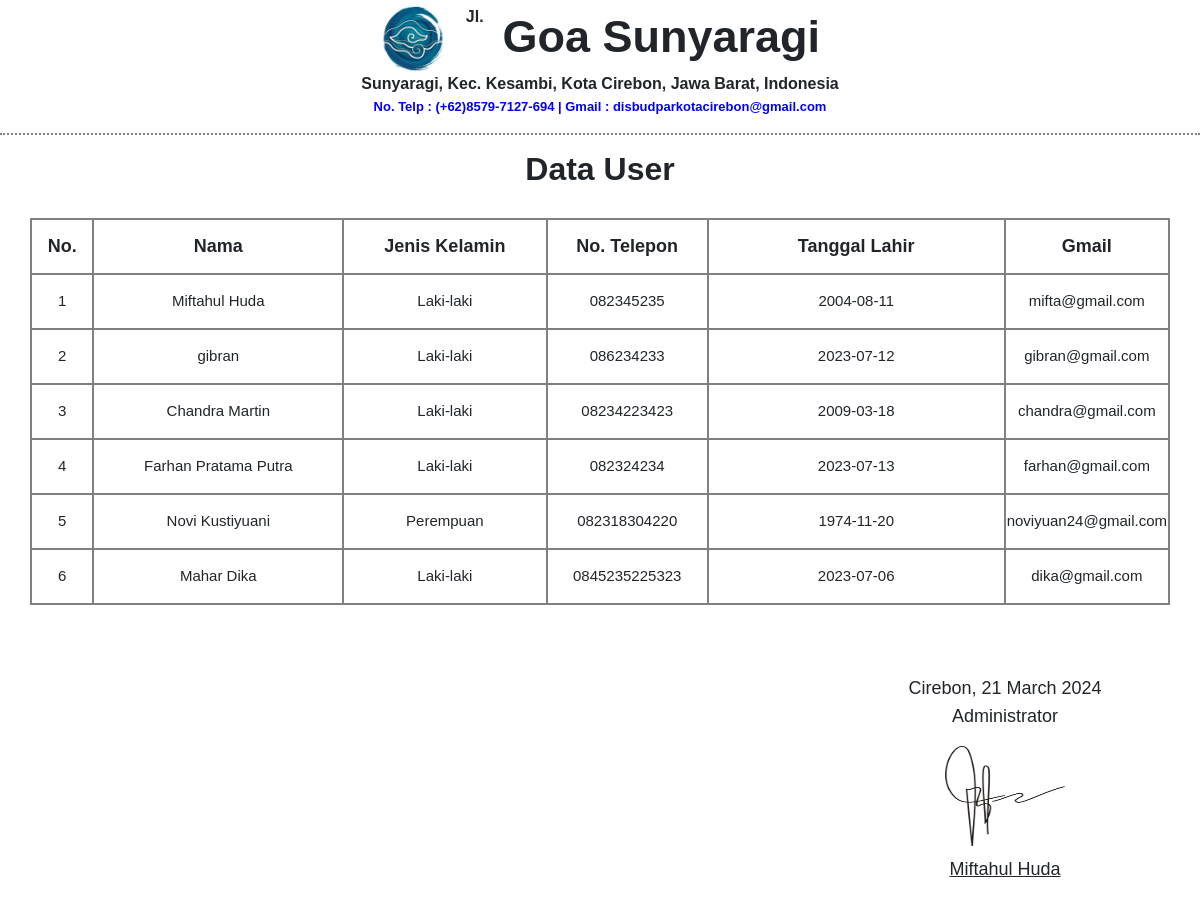
The app's page /admin/report_user.php with its own data.
### tables this page shows
CREATE TABLE `tbl_user` (
  `id_user` int(11) NOT NULL,
  `nama` varchar(50) NOT NULL,
  `jenis_kelamin` varchar(20) NOT NULL,
  `no_telp` varchar(15) NOT NULL,
  `tgl_lahir` date NOT NULL,
  `username` varchar(30) NOT NULL,
  `gmail` varchar(70) NOT NULL,
  `password` varchar(50) NOT NULL
);

### admin/report_user.php (the view, shortened to what this page needs)
<!DOCTYPE html>
<html lang="en">
  <head>
    <link href="https://cdn.jsdelivr.net/npm/bootstrap@5.3.0/dist/css/bootstrap.min.css" rel="stylesheet" />
    <link rel="stylesheet" href="report2.css" />
  </head>
  <body onload="javascript: window.print()">
    <div class="page1">
      <div class="judul">
        <div class="logo">
          <img src="../assets/logo1.jpg" alt="" />
        </div>
        <div class="teks">
          <h1>Goa Sunyaragi</h1>
        </div>
      </div>
      <p class="alamat">Jl. Sunyaragi, Kec. Kesambi, Kota Cirebon, Jawa Barat, Indonesia</p>
      <p class="telp">No. Telp : (+62)8579-7127-694 | Gmail : disbudparkotacirebon@gmail.com</p>
    </div>
    <div class="page2">
      <h2>Data User</h2>
      <table>
        <tr>
            <th>No.</th>
            <th>Nama</th>
            <th>Jenis Kelamin</th>
            <th>No. Telepon</th>
            <th>Tanggal Lahir</th>
            <th>Gmail</th>
        </tr>
        <?php
                                            include_once "../function.php";
                                            $sqluser = mysqli_query($db, "SELECT * FROM tbl_user");
                                            $no = 1;
                                            while($tuser = mysqli_fetch_array($sqluser)) {
                                            ?>
                                        <tr>
                                            <td><?= "$no" ?></td>
                                            <td><?= "$tuser[nama]" ?></td>
                                            <td><?= "$tuser[jenis_kelamin]" ?></td>
                                            <td><?= "$tuser[no_telp]" ?></td>
                                            <td><?= "$tuser[tgl_lahir]" ?></td>
                                            <td><?= "$tuser[gmail]" ?></td>
                                        </tr>
                                        <?php
                                            $no++;
                                            }
                                            ?>
      </table>
    </div>
    <?php
    $sekarang = time();
    $tanggal = date("d F Y", $sekarang);
    ?>
    <div class="page3">
      <p class="waktu">Cirebon, <?= "$tanggal" ?></p>
      <p class="admin">Administrator</p>
      <div class="tanda_tangan">
        <img src="../assets/tanda_tangan.png" alt="" />
      </div>
      <p class="nama">Miftahul Huda</p>
    </div>
  </body>
</html>

### admin/report2.css (style rules this page uses)
body { padding: 0; margin: 0; font-family: Verdana, Geneva, Tahoma, sans-serif; }
.page1 { justify-content: center; width: 100vw; border-bottom: 2px dotted gray; }
.logo { float: left; }
.teks { float: right; }
.judul { margin: auto; width: 440px; }
.teks h1 { padding-top: 5px; font-size: 45px; font-weight: 800; }
.logo img { width: 67px; height: 67px; border-radius: 100%; }
.page1 .alamat { font-size: 16px; font-weight: 600; text-align: center; width: 100%; margin-top: 5px; }
.page1 .telp { font-size: 13px; width: 100%; text-align: center; margin-top: -15px; color: blue; font-weight: 600; }
.page2 { width: 100vw; padding-top: 15px; }
.page2 h2 { text-align: center; font-weight: 600; }
.page2 table { border: 2px solid gray; margin: auto; width: 95%; margin-top: 30px; }
table th { border: 2px solid gray; font-size: 18px; text-align: center; height: 55px; }
table td { border: 2px solid gray; text-align: center; font-size: 15px; height: 55px; }
table tr:nth-child(1) th:nth-child(1) { width: 6%; }
table tr:nth-child(1) th:nth-child(2) { width: 25%; }
table tr:nth-child(1) th:nth-child(3) { width: 20%; }
table tr:nth-child(1) th:nth-child(4) { width: 15%; }
table tr:nth-child(1) th:nth-child(5) { width: 30%; }
table tr:nth-child(1) th:nth-child(6) { width: 25%; }
.page3 { width: 30vw; text-align: center; float: right; margin-top: 70px; font-size: 18px; margin-right: 15px; }
.page3 .tanda_tangan img { height: 100px; width: 120px; margin-bottom: 10px; }
.page3 .admin { margin-top: -15px; }
.page3 .nama { text-decoration: underline; }

### records on screen
tbl_user: nama "Miftahul Huda", jenis_kelamin "Laki-laki", no_telp "082345235", tgl_lahir "2004-08-11", gmail "mifta@gmail.com"
tbl_user: nama "gibran", jenis_kelamin "Laki-laki", no_telp "086234233", tgl_lahir "2023-07-12", gmail "gibran@gmail.com"
tbl_user: nama "Chandra Martin", jenis_kelamin "Laki-laki", no_telp "08234223423", tgl_lahir "2009-03-18", gmail "chandra@gmail.com"
tbl_user: nama "Farhan Pratama Putra", jenis_kelamin "Laki-laki", no_telp "082324234", tgl_lahir "2023-07-13", gmail "farhan@gmail.com"
tbl_user: nama "Novi Kustiyuani", jenis_kelamin "Perempuan", no_telp "082318304220", tgl_lahir "1974-11-20", gmail "noviyuan24@gmail.com"
tbl_user: nama "Mahar Dika", jenis_kelamin "Laki-laki", no_telp "0845235225323", tgl_lahir "2023-07-06", gmail "dika@gmail.com"
